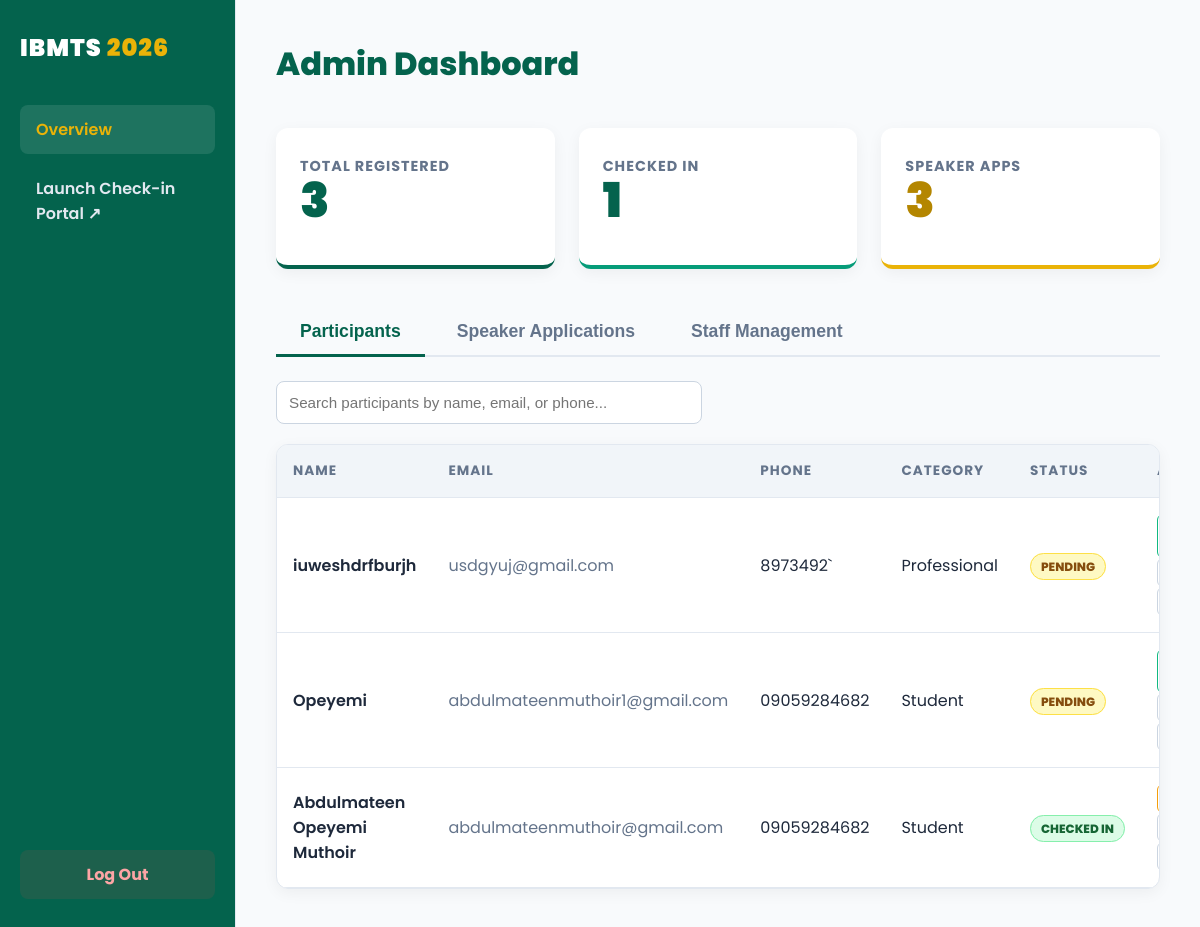
Page /dashboard/ (signed in) on the earlier database version.
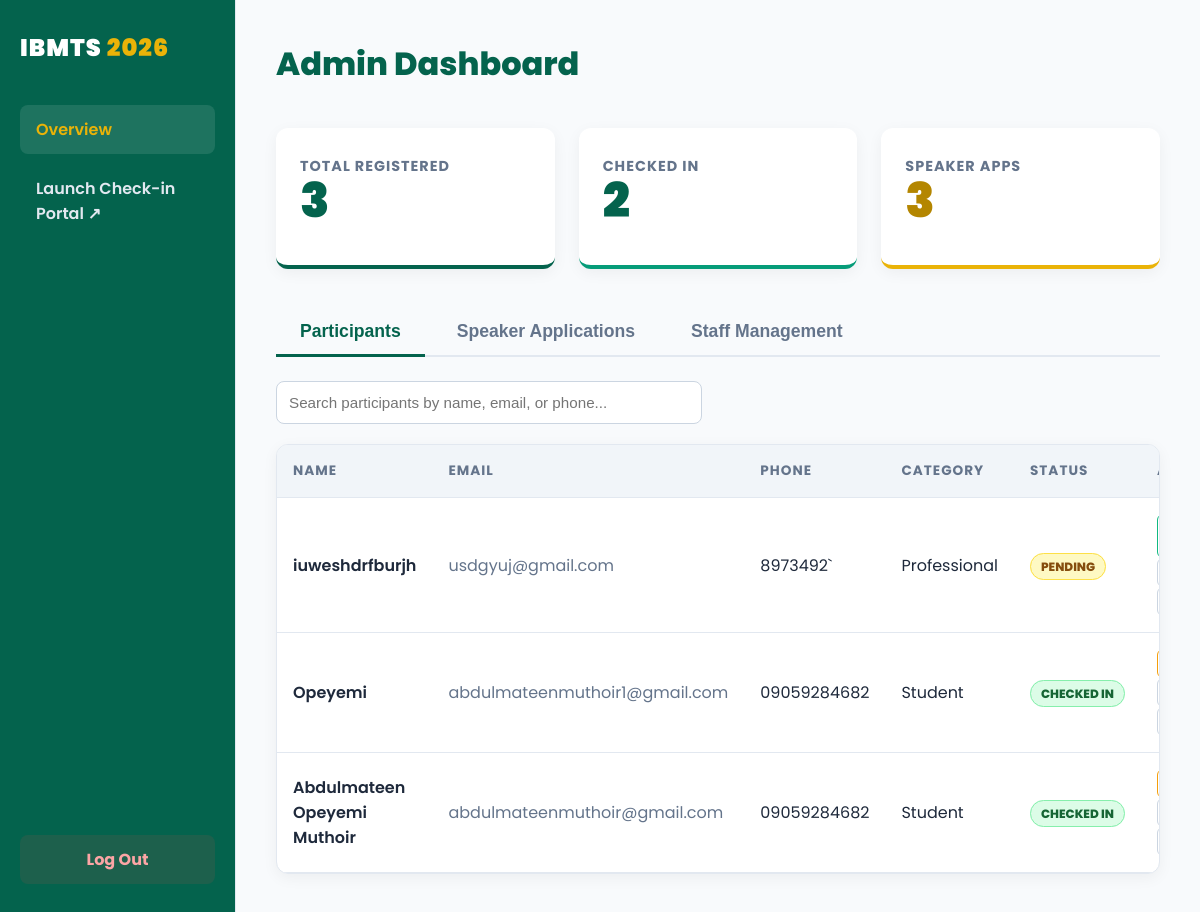
Same page on the later database version.
### attendees/models.py (models this page shows, shortened)
class Attendee(models.Model):
    CATEGORY_CHOICES = [
        ('student', 'Student'),
        ('professional', 'Professional'),
        ('entrepreneur', 'Entrepreneur'),
    ]
    name = models.CharField(max_length=255)
    email = models.EmailField(unique=True)
    phone = models.CharField(max_length=20)
    category = models.CharField(max_length=20, choices=CATEGORY_CHOICES)
    checked_in = models.BooleanField(default=False)
    checked_in_at = models.DateTimeField(null=True, blank=True)
    created_at = models.DateTimeField(auto_now_add=True)

### dashboard/views.py (the view)
# urls.py: path('dashboard/', admin_dashboard, name='admin_dashboard'),
@user_passes_test(is_superadmin)
def admin_dashboard(request):
    attendees = Attendee.objects.all().order_by('-created_at')
    speakers = Speaker.objects.all().order_by('-created_at')
    staffs = User.objects.filter(is_staff=True, is_superuser=False).order_by('-date_joined')
    context = {
        'total_registered': attendees.count(),
        'total_checked_in': attendees.filter(checked_in=True).count(),
        'total_speakers': speakers.count(),
        'attendees': attendees,
        'speakers': speakers,
        'staffs': staffs,
    }
    return render(request, 'dashboard/dashboard.html', context)

### dashboard/views.py (called while the page is built)
def is_superadmin(user):
    return user.is_superuser

### templates/dashboard/dashboard.html (shortened to what this page needs)
{% load static %}
<!DOCTYPE html>
<html lang="en">
<head>
</head>
<body>
  <aside class="sidebar">
    <a href="{% url 'home' %}" class="brand">IBMTS <span>2026</span></a>
    <ul class="nav-menu">
      <li><a href="{% url 'admin_dashboard' %}" class="active">Overview</a></li>
      <li><a href="{% url 'checkin' %}" target="_blank">Launch Check-in Portal ↗</a></li>
    </ul>
    <a href="{% url 'admin_logout' %}" class="logout-btn">Log Out</a>
  </aside>
  <main class="main-content">
    <div class="header">
      <h1>Admin Dashboard</h1>
    </div>
    <div class="stats-grid">
      <div class="stat-card">
        <div class="stat-label">Total Registered</div>
        <div class="stat-value">{{ total_registered }}</div>
      </div>
      <div class="stat-card teal">
        <div class="stat-label">Checked In</div>
        <div class="stat-value">{{ total_checked_in }}</div>
      </div>
      <div class="stat-card gold">
        <div class="stat-label">Speaker Apps</div>
        <div class="stat-value">{{ total_speakers }}</div>
      </div>
    </div>
    <div class="tabs">
      <button class="tab-btn active" onclick="switchTab('participants')">Participants</button>
      <button class="tab-btn" onclick="switchTab('speakers')">Speaker Applications</button>
      <button class="tab-btn" onclick="switchTab('staff')">Staff Management</button>
    </div>
    <div id="participants" class="tab-content active">
      <div style="margin-bottom: 20px;">
        <input type="text" id="dashboardSearch" placeholder="Search participants by name, email, or phone..." style="width: 100%; max-width: 400px; padding: 12px; border-radius: 8px; border: 1px solid #cbd5e1; font-size: 0.95rem;">
      </div>
      <div class="table-container">
        <table>
          <thead>
            <tr>
              <th>Name</th>
              <th>Email</th>
              <th>Phone</th>
              <th>Category</th>
              <th>Status</th>
              <th>Actions</th>
            </tr>
          </thead>
          <tbody>
            {% for a in attendees %}
            <tr id="attendee-{{ a.id }}">
              <td class="td-name" style="font-weight: 600;">{{ a.name }}</td>
              <td class="td-email" style="color: var(--text-muted);">{{ a.email }}</td>
              <td class="td-phone">{{ a.phone }}</td>
              <td class="td-category" style="text-transform: capitalize;">{{ a.category }}</td>
              <td>
                {% if a.checked_in %}
                  <span class="badge success">Checked In</span>
                {% else %}
                  <span class="badge warning">Pending</span>
                {% endif %}
              </td>
              <td>
                {% if a.checked_in %}
                  <button class="action-btn" style="border-color: #f59e0b; color: #b45309;" onclick="uncheckAttendee('{{ a.id }}')">Uncheck</button>
                {% else %}
                  <button class="action-btn" style="border-color: #10b981; color: #047857;" onclick="checkInAttendee('{{ a.id }}')">Check-in</button>
                {% endif %}
                <button class="action-btn" onclick="openEditModal('{{ a.id }}', '{{ a.name|escapejs }}', '{{ a.email|escapejs }}', '{{ a.phone|escapejs }}', '{{ a.category|escapejs }}')">Edit</button>
                <button class="action-btn delete" onclick="deleteAttendee('{{ a.id }}')">Delete</button>
              </td>
            </tr>
            {% empty %}
            <tr><td colspan="6" style="text-align: center; padding: 40px; color: var(--text-muted);">No participants registered yet.</td></tr>
            {% endfor %}
          </tbody>
        </table>
      </div>
    </div>
  </main>
</body>
</html>

Differences in the rows shown:
changed Attendee "Opeyemi": checked_in "PENDING" → "CHECKED IN"
Other differences:
{{ total_checked_in }}: "1" → "2"
